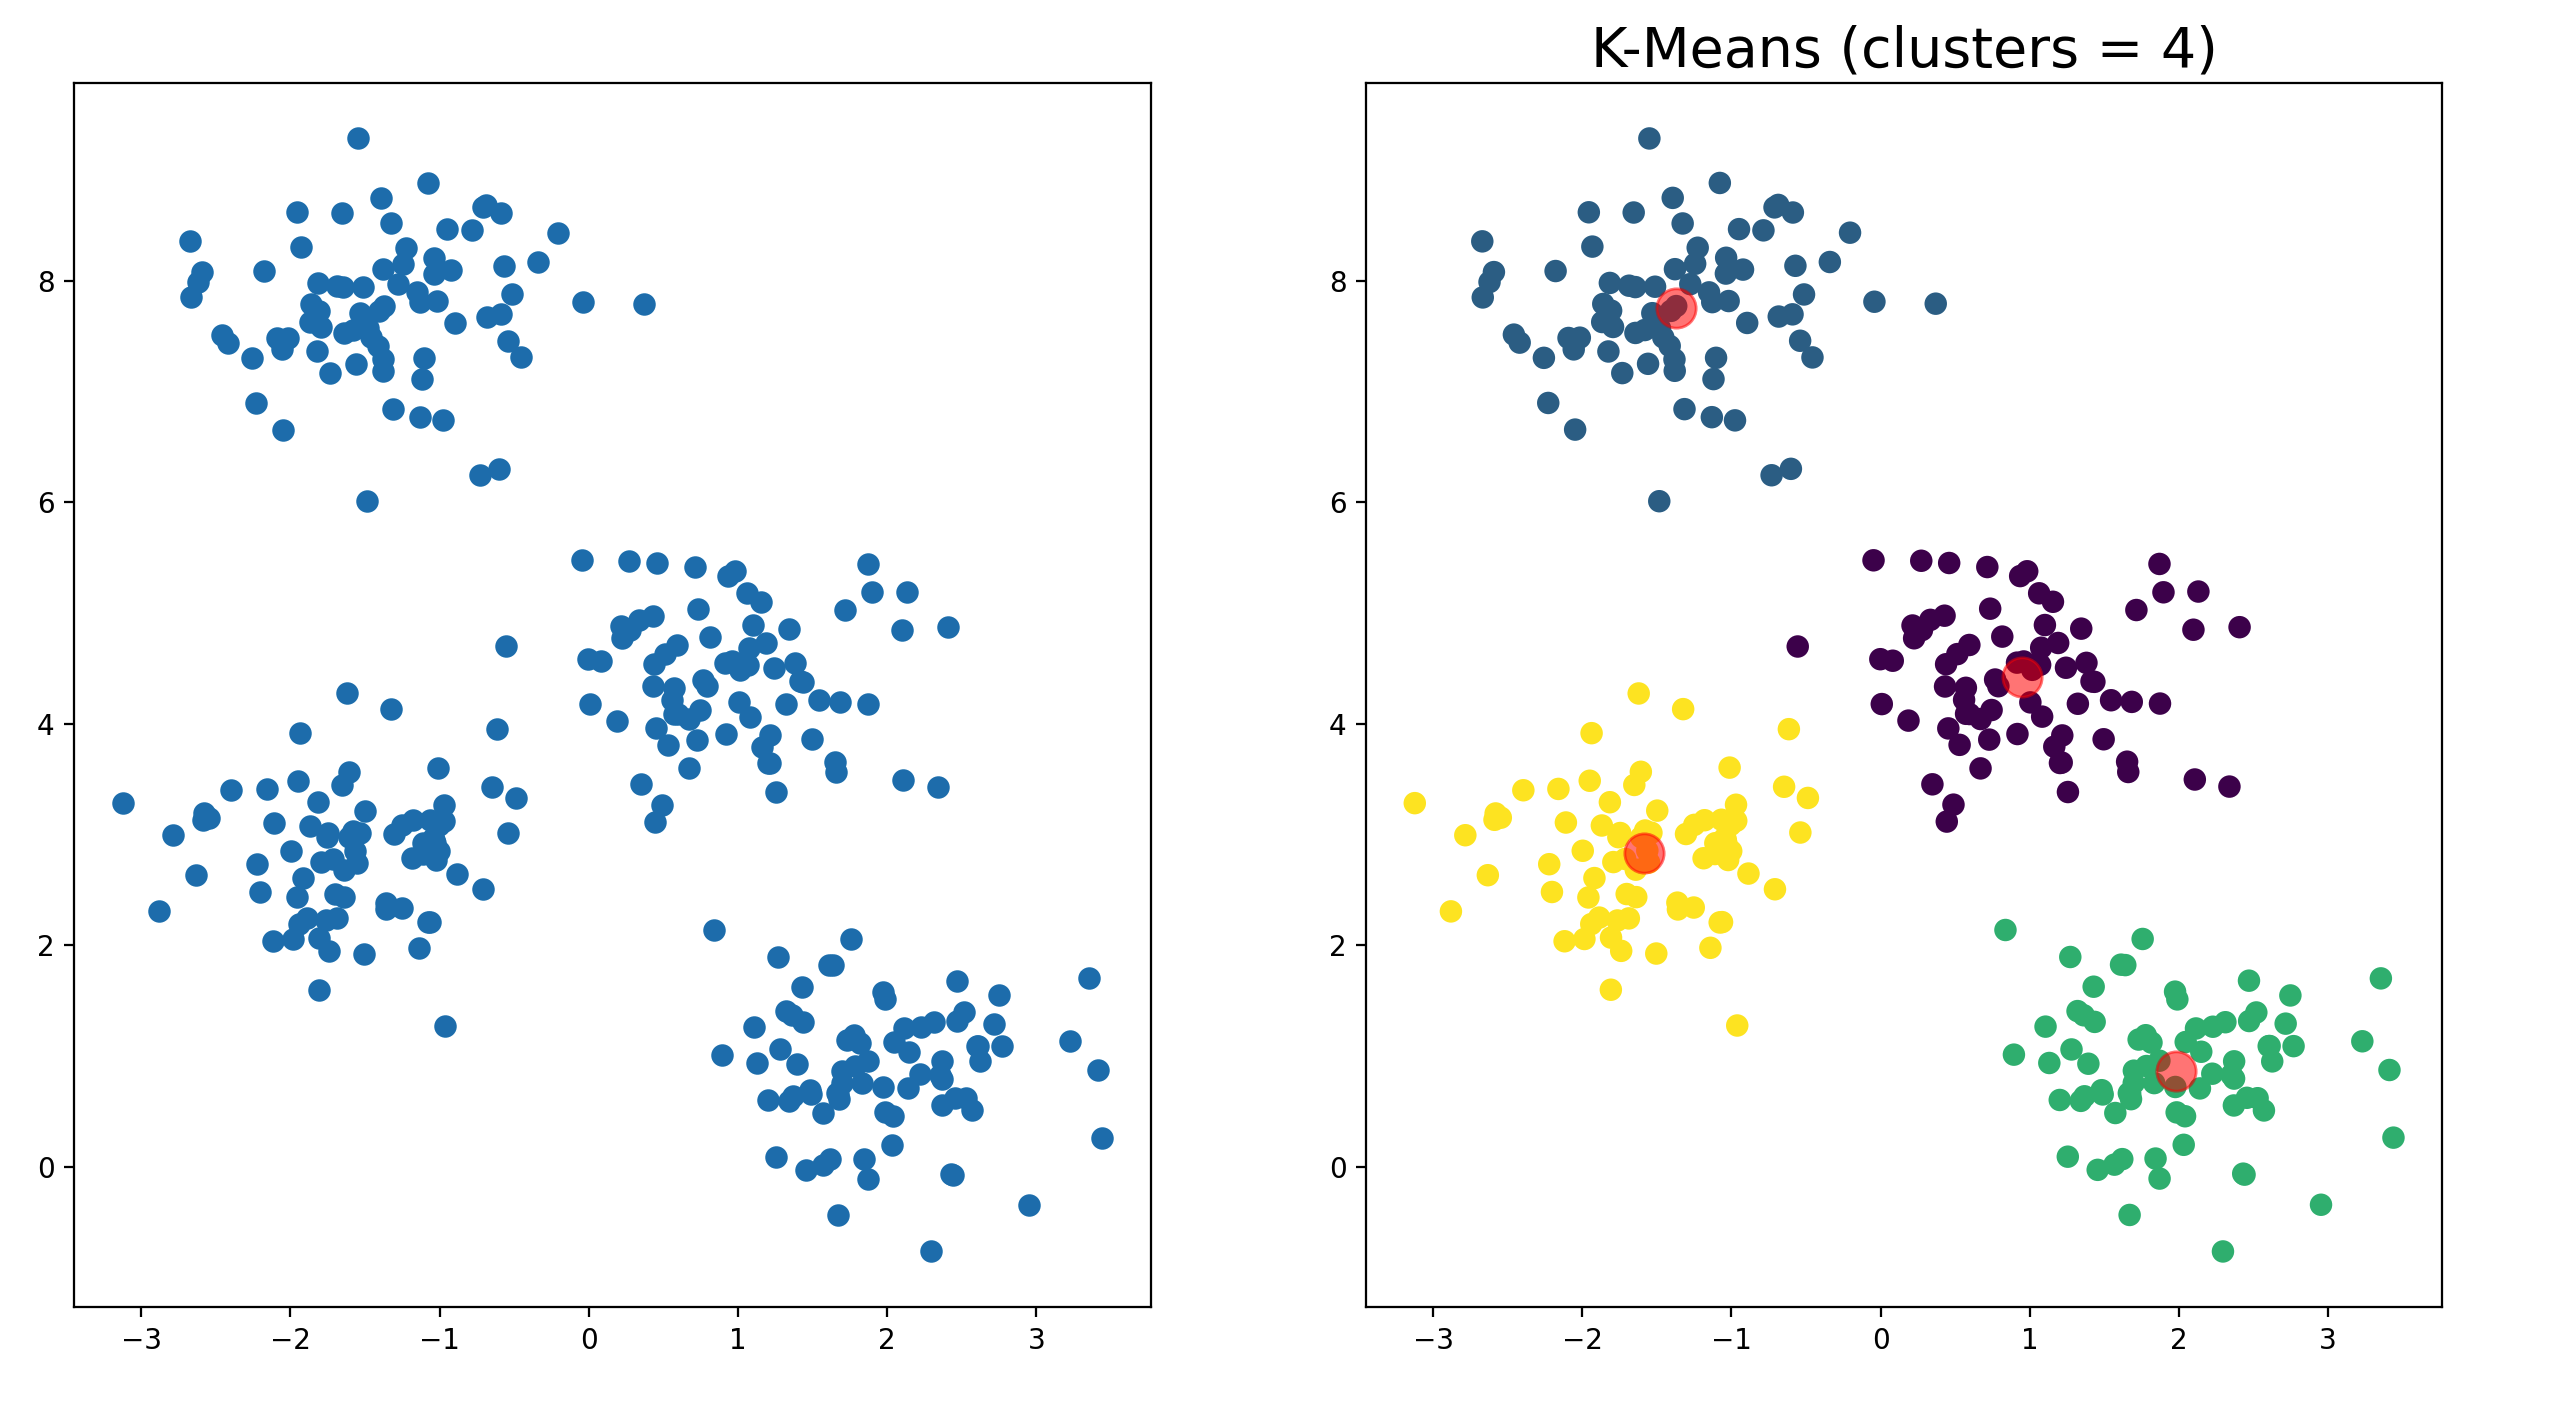

This chart was generated by the following Python code:
import matplotlib.pyplot as plt
import numpy as np
from sklearn.datasets import make_blobs
from sklearn.cluster import KMeans
from sklearn import metrics
"""
    KMeans(n_clusters=8, init='k-means++', n_init=10, max_iter=300,
            tol=0.0001, precompute_distances='auto', verbose=0, 
            random_state=None, copy_x=True, n_jobs=1, algorithm='auto')
        Parameters:
             n_clusters: 聚类个数
             max_iter:  最大迭代数
             n_init:    用不同的质心初始化值运行算法的次数
             init:      初始化质心的方法
             precompute_distances:预计算距离
             tol:       关于收敛的参数
             n_jobs:    计算的进程数
             random_state: 随机种子
             copy_x:是否修改原始数据
             algorithm:“auto”, “full” or “elkan”
                         ”full”就是我们传统的K-Means算法, 
                         “elkan”elkan K-Means算法。默认的
                         ”auto”则会根据数据值是否是稀疏的,来决定如何选择”full”和“elkan”,稠密的选 “elkan”,否则就是”full”
        Attributes:
             cluster_centers_:质心坐标
             Labels_: 每个点的分类 
             inertia_:每个点到其簇的质心的距离之和。 
"""

X, y_true = make_blobs(n_samples=300, centers=4,
                       cluster_std=0.60, random_state=0)
# plt.figure()
plt.subplot(121)
plt.scatter(X[:, 0], X[:, 1], s=50)
# plt.show()
m_kmeans = KMeans(n_clusters=4)

def draw(m_kmeans,X,y_pred,n_clusters):
    centers = m_kmeans.cluster_centers_
    print(centers)
    plt.subplot(122)
    plt.scatter(X[:, 0], X[:, 1], c=y_pred, s=50, cmap='viridis')
    #中心点（质心）用红色标出
    plt.scatter(centers[:, 0], centers[:, 1], c='red', s=200, alpha=0.5)
    print("Calinski-Harabasz score:%lf"%metrics.calinski_harabasz_score(X, y_pred) )
    plt.title("K-Means (clusters = %d)"%n_clusters,fontsize=20)
    plt.show()
m_kmeans.fit(X)
KMeans(algorithm='auto', copy_x=True, init='k-means++', max_iter=300,
    n_clusters=4, n_init=10, 
    random_state=None, tol=0.0001, verbose=0)
y_pred = m_kmeans.predict(X)
draw(m_kmeans,X,y_pred,4)
